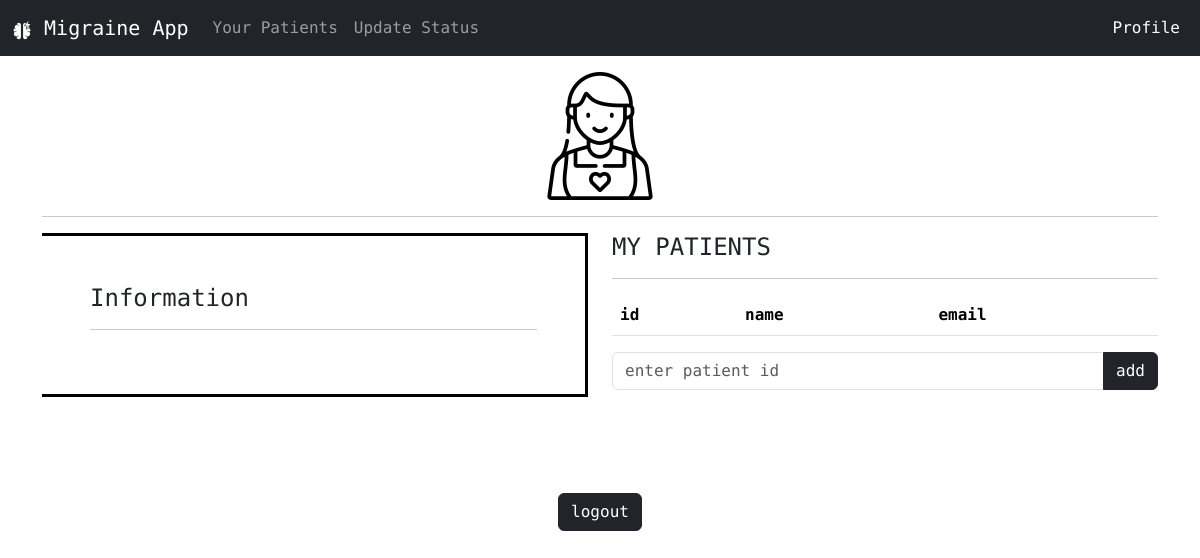
/care_profile (signed in), run on an earlier commit of the app's database.
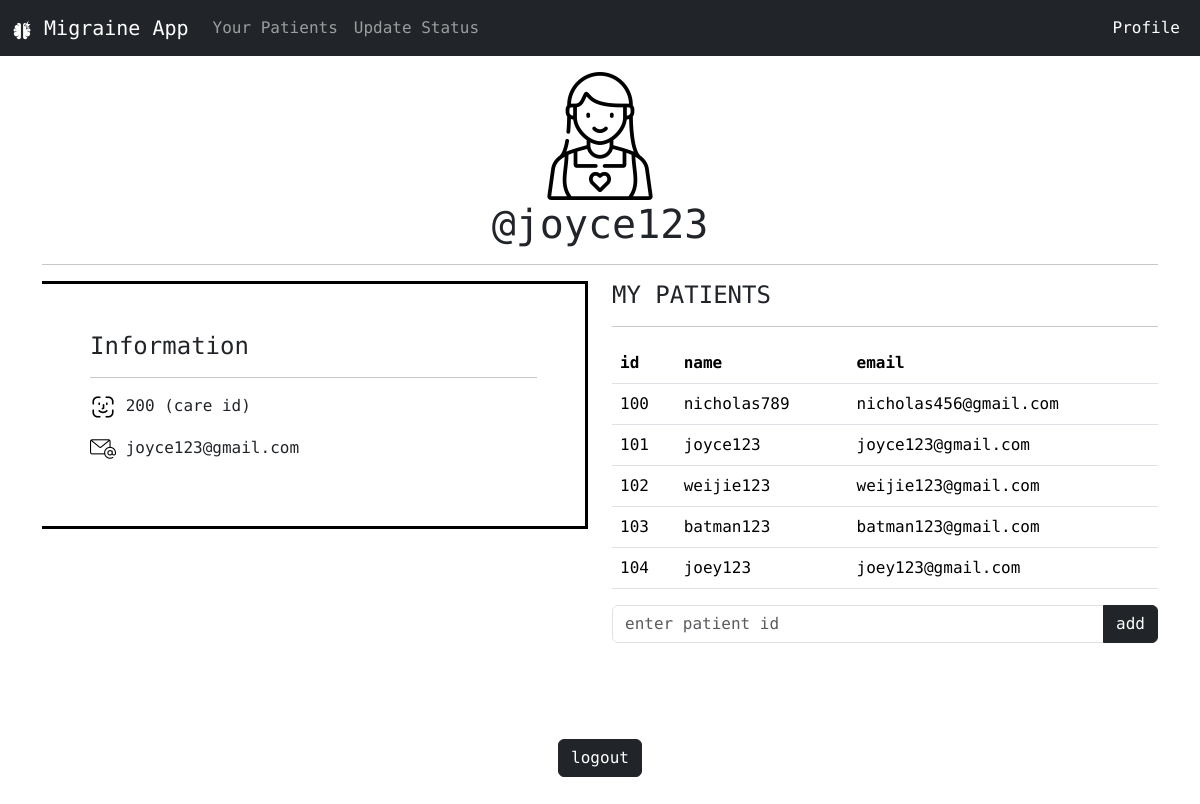
And on a later commit of the database.
### website/models.py (models this page shows)
class Caretaker(db.Model, UserMixin):
    id = db.Column(db.Integer, primary_key=True, autoincrement=True)
    email = db.Column(db.String(150), unique=True)
    password = db.Column(db.String(150))
    name = db.Column(db.String(150))
    isActive = db.Column(db.Boolean, default=True)
    user = db.relationship("User", back_populates="caretaker")

class User(db.Model, UserMixin):
    id = db.Column(db.Integer, primary_key=True, autoincrement=True)
    email = db.Column(db.String(150), unique=True)
    password = db.Column(db.String(150))
    name = db.Column(db.String(150))
    isActive = db.Column(db.Boolean, default=True)
    caretaker_id = db.Column(db.Integer, db.ForeignKey("caretaker.id"))
    caretaker = db.relationship("Caretaker", back_populates="user")

### website/views.py (the view, shortened to what this page needs)
@views.route("/care_profile", methods=["GET", "POST"])
@login_required
def care_profile():
    data = request.form
    print(data)
    information = Caretaker.query.filter_by(id=current_user.id).all()
    print(int(current_user.id))
    care_id = current_user.id
    patient_info = (
        db.session.query(
            User.id,
            User.name,
            User.email
        ).filter(
            User.caretaker_id == care_id
        ).all()
    )
    return render_template("care_profile.html", user=current_user, patient_info=patient_info, information=information)

### website/__init__.py (called while the page is built)
def create_app():
    app = Flask(__name__)
    app.config["SECRET_KEY"] = "heisenberg"
    app.config["SQLALCHEMY_DATABASE_URI"] = f"sqlite:///{DB_NAME}"
    db.init_app(app)
    from .views import views
    from .auth import auth
    app.register_blueprint(views, url_prefix="/")
    app.register_blueprint(auth, url_prefix="/")
    from .models import User, Caretaker, Admin
    create_database(app)
    login_manager = LoginManager()
    login_manager.login_view = "auth.login"
    login_manager.login_message = "User needs to be logged in to view this page"
    login_manager.login_message_category = "error"
    login_manager.init_app(app)
    @login_manager.user_loader
    def load_user(email):
        u = User.query.get(email)
        c = Caretaker.query.get(email)
        a = Admin.query.get(email)
        return u or c or a
    return app

### website/templates/care_profile.html (shortened to what this page needs)
{% extends 'care_base.html' %}
{% block profileActive %}
    nav-link active
{% endblock %}
{% block body %}
    <div class="row">
        <div class="col">
            <div class="text-center m-3">
                <img src="../static/img/careProfile25%.png" alt="migraine logo">
                {% for i in information %}
                    <h1>@{{ i.name }}</h1>
                {% endfor %}
            </div>
            <hr>
        </div>
    </div>
    <div class="row">
        <div class="col">
            <div class="p-5 border border-start-0 border-black border-3">
                <h4>Information</h4>
                <hr>
                {% for i in information %}
                    <p><img src="../static/img/id.png" alt="migraine logo"> {{ i.id }} (care id)</p>
                    <p><img src="../static/img/email5%.png" alt="migraine logo"> {{ i.email }}</p>
                {% endfor %}
            </div>
        </div>
        <div class="col">
            <form action="" method="POST">
                <h4>MY PATIENTS</h4>
                <hr>
                <table class="table">
                    <thead class="thead-dark">
                        <tr>
                            <th scope="col">id</th>
                            <th scope="col">name</th>
                            <th scope="col">email</th>
                        </tr>
                    </thead>
                    <tbody>
                        {% for i in patient_info %}
                            <tr>
                                <td>{{ i[0] }}</td>
                                <td>{{ i[1] }}</td>
                                <td>{{ i[2] }}</td>
                            </tr>
                        {% endfor %}
                    </tbody>
                </table>
                <div class="form-group">
                    <div class="input-group">
                        <input type="text" class="form-control" placeholder="enter patient id" aria-label="user id" aria-describedby="button-addon2" name="user_id">
                        <button class="btn btn-dark" type="submit" id="button-addon2">add</button>
                    </div>
                </div>
            </form>
        </div>
    </div>
    <div class="text-center p-5 m-5">
        <a class="btn btn-dark" href="/logout" role="button">logout</a>
    </div>
{% endblock %}

What changed in the data, as far as the page shows it:
now on this page (row unchanged): Caretaker: name "joyce123", id "200", email "joyce123@gmail.com"
now on this page (row unchanged): User: id "100", name "nicholas789", email "nicholas456@gmail.com"
now on this page (row edited): User: id "101", name "joyce123", email "joyce123@gmail.com"
now on this page (row unchanged): User: id "102", name "weijie123", email "weijie123@gmail.com"
now on this page (row unchanged): User: id "103", name "batman123", email "batman123@gmail.com"
added User: id "104", name "joey123", email "joey123@gmail.com"
